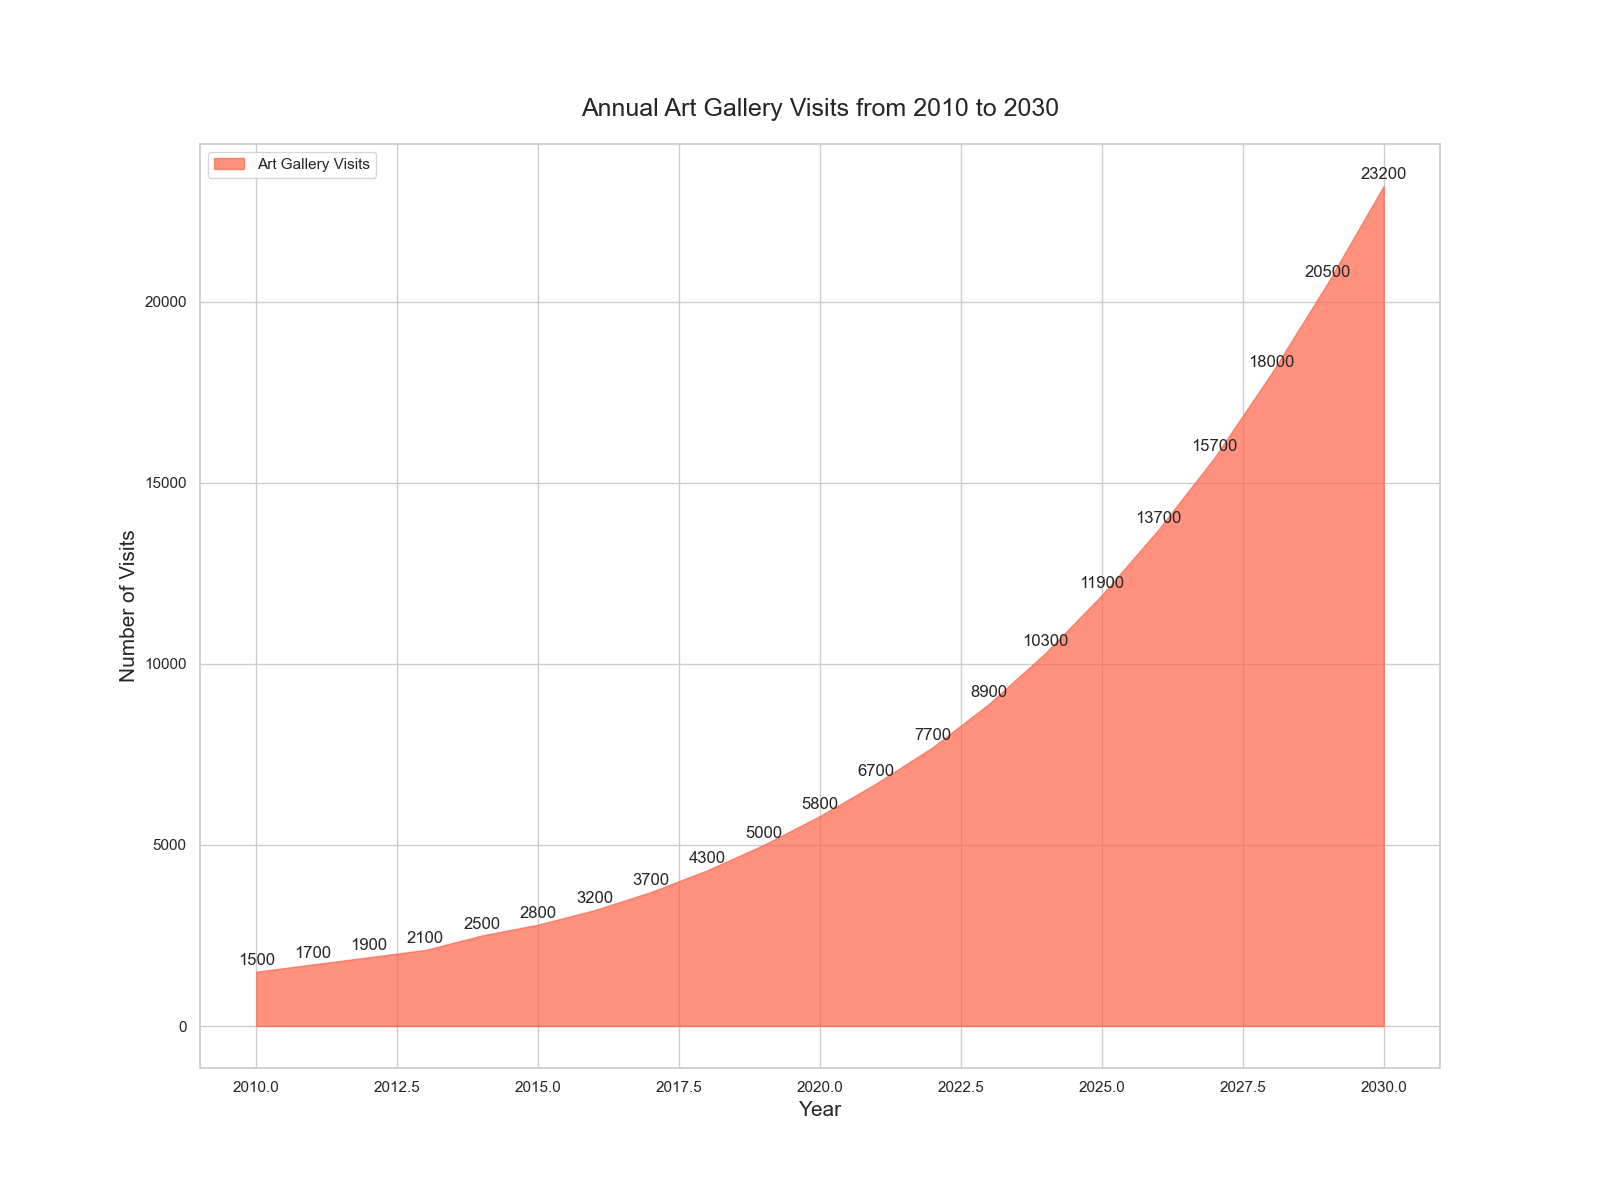

Here is the Python script that generated this plot:

import matplotlib.pyplot as plt

# Data
years = range(2010, 2031)
art_gallery_visits = [1500, 1700, 1900, 2100, 2500, 2800, 3200, 3700, 4300, 5000, 5800, 6700, 7700, 8900, 10300, 11900, 13700, 15700, 18000, 20500, 23200]

# Plot
fig, ax = plt.subplots(figsize=(16, 12))

# Plotting the area chart
ax.fill_between(years, art_gallery_visits, color="#FF6347", alpha=0.7, label='Art Gallery Visits')

# Titles and labels
ax.set_title('Annual Art Gallery Visits from 2010 to 2030', fontsize=18, pad=20)
ax.set_xlabel('Year', fontsize=15)
ax.set_ylabel('Number of Visits', fontsize=15)

# Customizing the y-axis to get a better understanding of scales
ax.set_yscale('linear')

# Annotation
for i, txt in enumerate(art_gallery_visits):
    ax.annotate(txt, (years[i], art_gallery_visits[i]), textcoords="offset points", xytext=(0,5), ha='center')

# Legend
ax.legend(loc='upper left')

plt.show()
